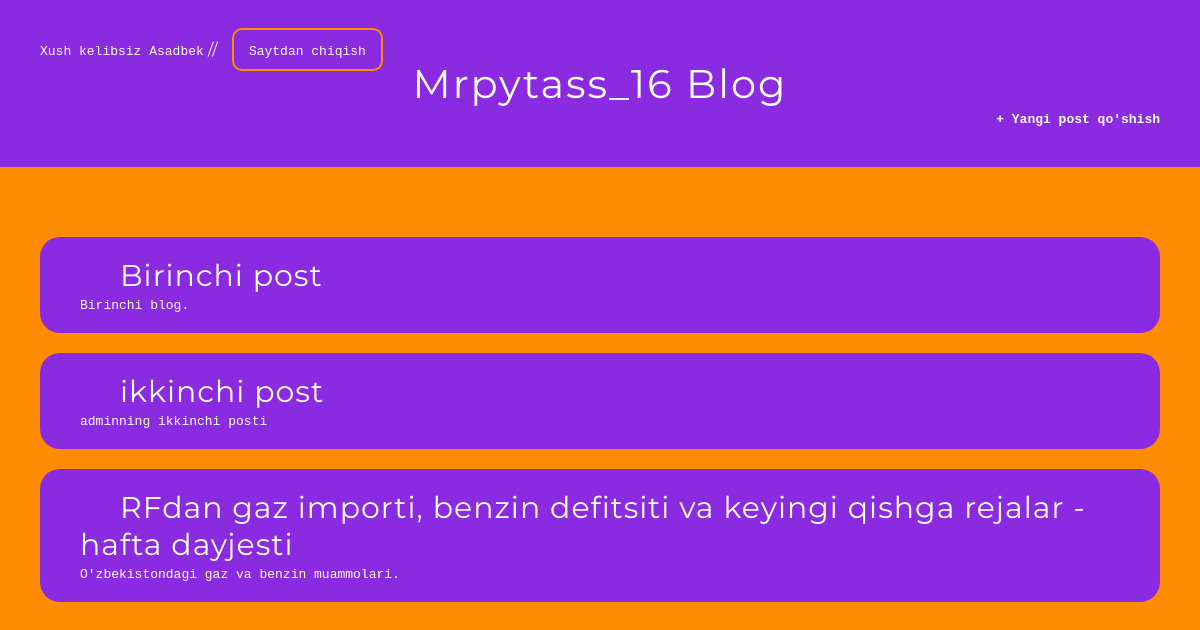
The app's page / (signed in) with its own data.
### BlogApp/models.py (models this page shows, shortened)
class Post(models.Model):
    title = models.CharField(max_length=150)
    author = models.ForeignKey(
        'auth.User',
        on_delete=models.CASCADE
    )
    text = models.TextField()
    short_info = models.CharField(max_length=100)

### BlogApp/views.py (the view)
# urls.py: path('', All_Post_Show_View.as_view(), name='all_post_page'),
class All_Post_Show_View(ListView):
    model = Post
    template_name = 'all_post_view.html'

### template/all_post_view.html
{% extends 'base.html' %}
{% block content %}
    {% for post in object_list %}
        <div class="post">
            <h2><a href="{% url 'only_post' post.pk %}">{{ post.title }}</a></h2>
            <p><code>{{ post.short_info }}</code></p>
        </div>
    {% endfor %}
{% endblock content %}

### template/base.html (shortened to what this page needs)
{% load static %}
<!DOCTYPE html>
<html lang="en">
    <head>
        <link rel="stylesheet" href="{% static 'css/base.css' %}">
    </head>
    <body>
        <header class="header-blog">
            {% if user.is_authenticated %}
                <div class="in_site">
                    <span><code>Xush kelibsiz {{user.username}}</code></span> //
                    <span class="in_site_span"><code><a href="{% url 'logout' %}">Saytdan chiqish</a></code></span>
                </div>
            {% else %}
                <div class="out_site">
                    <span class="out_site_span"><code><a href="{% url 'login' %}">Saytga kirish</a></code></span> //
                    <span class="out_site_span"><code><a href="{% url 'sign_up_page' %}">Ro'yxatdan o'tish</a></code></span>
                </div>
            {% endif %}
            <h2><a href="{% url 'all_post_page' %}">Mrpytass_16 Blog</a></h2>
            {% if user.is_authenticated %}
                <h4 class="add_new_post"><a href="{% url 'create_post_page' %}"><code>+ Yangi post qo'shish</code></a></h4>
            {% endif %}
        </header>
        <div class="All_posts">
            {% block content %}
            {% endblock content %}
        </div>
    </body>
</html>

### static/css/base.css (style rules this page uses)
* { margin: 0; padding: 0; box-sizing: border-box; }
body { font-family: 'Montserrat', sans-serif; background-color:darkorange; }
.header-blog .in_site, .out_site { text-align: left; color: white }
.header-blog .in_site_span a, .header-blog span a { color: white; text-decoration: none; }
.header-blog .in_site_span, .header-blog .out_site_span { border: 2px darkorange solid; padding: 10px 15px; border-radius: 10px; margin: 0 10px; }
.header-blog { background-color: blueviolet; text-align: center; padding: 40px; }
.header-blog .add_new_post a { text-decoration: none; color: white; }
.header-blog .add_new_post { text-align: right; }
.header-blog h2 a { text-decoration: none; color: white; font-weight: 400; font-size: 40px; letter-spacing: 2px; }
.All_posts { margin: 50px 20px; padding: 20px; }
.post { margin-bottom: 20px; padding: 20px 40px; background-color:blueviolet; border-radius: 20px; color: white; }
.post h2 a { text-decoration: none; font-weight: 400; font-size: 30px; color: white; margin-left: 40px; letter-spacing: 1px; }

### records on screen
Post: title "Birinchi post", short_info "Birinchi blog."
Post: title "ikkinchi post", short_info "adminning ikkinchi posti"
Post: title "RFdan gaz importi, benzin defitsiti va keyingi qishga rejalar - hafta dayjesti", short_info "O'zbekistondagi gaz va benzin muammolari."

### other values on screen
{{ user.username }} "Asadbek"
